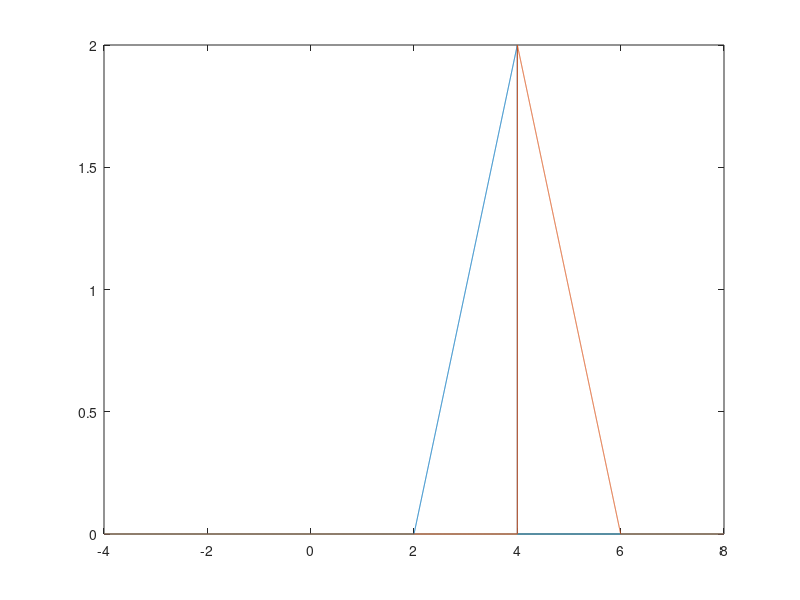

The MATLAB source for this figure:
%Project Description: Plot of step function
%Date: 1/25/2018

clc; clear;

%define step points
a=2;
b=4;
c=6;

%define x-axis
Xmin=-4;
Xmax=8;
Npts=10000;
x=linspace(Xmin, Xmax, Npts);

%define the step functions
ua=(x>=a);
ub=(x>=b);
uc=(x>=c);
rect1=ua-ub;
rect2=ub-uc;
triang1=(x-a).*rect1;
triang2=(c-x).*rect2;


%plot
plot(x , triang1, x , triang2);